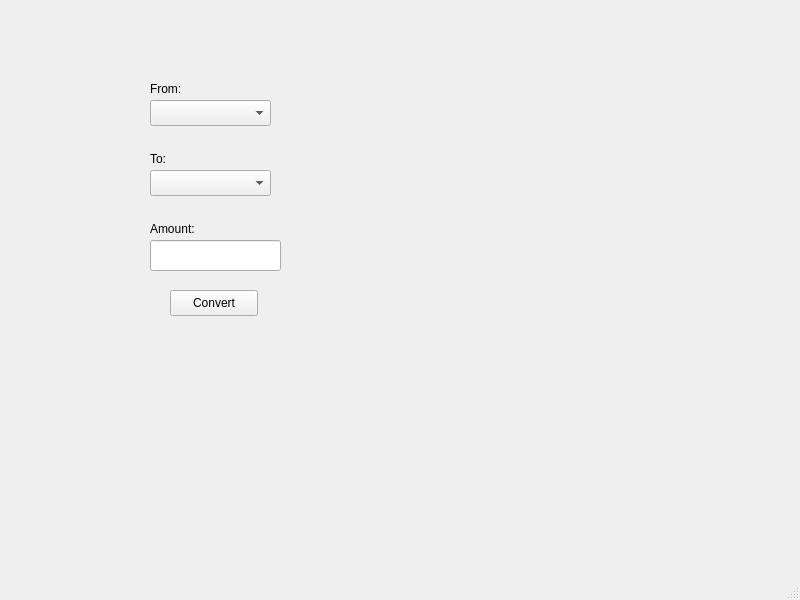
<?xml version="1.0" encoding="UTF-8"?>
<ui version="4.0">
 <class>MainWindow</class>
 <widget class="QMainWindow" name="MainWindow">
  <property name="geometry">
   <rect>
    <x>0</x>
    <y>0</y>
    <width>800</width>
    <height>600</height>
   </rect>
  </property>
  <property name="windowTitle">
   <string>MainWindow</string>
  </property>
  <widget class="QWidget" name="centralwidget">
   <widget class="QPushButton" name="convertButton">
    <property name="geometry">
     <rect>
      <x>170</x>
      <y>290</y>
      <width>88</width>
      <height>26</height>
     </rect>
    </property>
    <property name="text">
     <string>Convert</string>
    </property>
   </widget>
   <widget class="QComboBox" name="fromCurrency">
    <property name="geometry">
     <rect>
      <x>150</x>
      <y>100</y>
      <width>121</width>
      <height>26</height>
     </rect>
    </property>
   </widget>
   <widget class="QComboBox" name="toCurrency">
    <property name="geometry">
     <rect>
      <x>150</x>
      <y>170</y>
      <width>121</width>
      <height>26</height>
     </rect>
    </property>
   </widget>
   <widget class="QLineEdit" name="amountInput">
    <property name="geometry">
     <rect>
      <x>150</x>
      <y>240</y>
      <width>131</width>
      <height>31</height>
     </rect>
    </property>
   </widget>
   <widget class="QLabel" name="label">
    <property name="geometry">
     <rect>
      <x>150</x>
      <y>80</y>
      <width>66</width>
      <height>18</height>
     </rect>
    </property>
    <property name="text">
     <string>From:</string>
    </property>
   </widget>
   <widget class="QLabel" name="label_2">
    <property name="geometry">
     <rect>
      <x>150</x>
      <y>150</y>
      <width>66</width>
      <height>18</height>
     </rect>
    </property>
    <property name="text">
     <string>To:</string>
    </property>
   </widget>
   <widget class="QLabel" name="label_3">
    <property name="geometry">
     <rect>
      <x>150</x>
      <y>220</y>
      <width>66</width>
      <height>18</height>
     </rect>
    </property>
    <property name="text">
     <string>Amount:</string>
    </property>
   </widget>
   <widget class="QLabel" name="resultLabel">
    <property name="geometry">
     <rect>
      <x>70</x>
      <y>360</y>
      <width>251</width>
      <height>151</height>
     </rect>
    </property>
    <property name="text">
     <string/>
    </property>
   </widget>
  </widget>
  <widget class="QMenuBar" name="menubar">
   <property name="geometry">
    <rect>
     <x>0</x>
     <y>0</y>
     <width>800</width>
     <height>23</height>
    </rect>
   </property>
  </widget>
  <widget class="QStatusBar" name="statusbar"/>
 </widget>
 <resources/>
 <connections/>
</ui>
